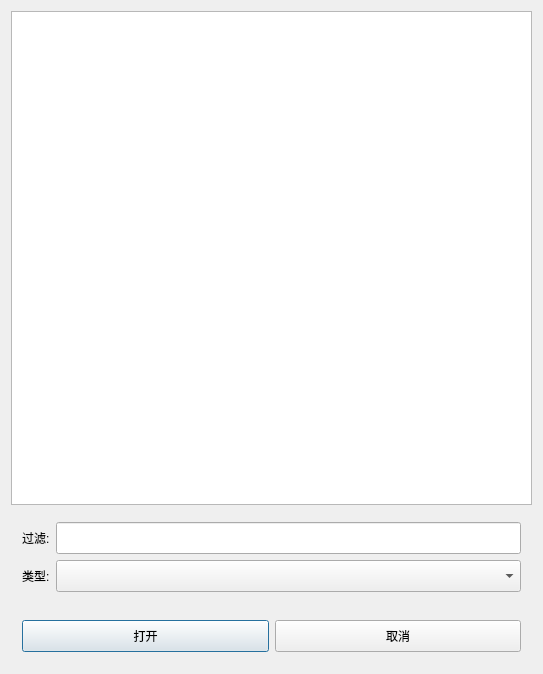
<?xml version="1.0" encoding="UTF-8"?>
<ui version="4.0">
 <class>ProcessAttachDialog</class>
 <widget class="QDialog" name="ProcessAttachDialog">
  <property name="geometry">
   <rect>
    <x>0</x>
    <y>0</y>
    <width>543</width>
    <height>674</height>
   </rect>
  </property>
  <property name="windowTitle">
   <string>进程列表</string>
  </property>
  <layout class="QVBoxLayout" name="verticalLayout">
   <item>
    <widget class="QTableWidget" name="ProcessList">
     <property name="font">
      <font>
       <family>Sarasa UI SC</family>
      </font>
     </property>
     <property name="editTriggers">
      <set>QAbstractItemView::SelectedClicked</set>
     </property>
     <property name="selectionMode">
      <enum>QAbstractItemView::SingleSelection</enum>
     </property>
     <property name="selectionBehavior">
      <enum>QAbstractItemView::SelectRows</enum>
     </property>
     <property name="verticalScrollMode">
      <enum>QAbstractItemView::ScrollPerPixel</enum>
     </property>
     <attribute name="verticalHeaderVisible">
      <bool>false</bool>
     </attribute>
    </widget>
   </item>
   <item>
    <widget class="QFrame" name="FrameCond">
     <layout class="QFormLayout" name="formLayout">
      <item row="0" column="0">
       <widget class="QLabel" name="label">
        <property name="minimumSize">
         <size>
          <width>0</width>
          <height>32</height>
         </size>
        </property>
        <property name="font">
         <font>
          <family>Microsoft YaHei UI</family>
         </font>
        </property>
        <property name="text">
         <string>过滤:</string>
        </property>
       </widget>
      </item>
      <item row="0" column="1">
       <widget class="QLineEdit" name="NameFilter">
        <property name="minimumSize">
         <size>
          <width>0</width>
          <height>32</height>
         </size>
        </property>
        <property name="font">
         <font>
          <family>Microsoft YaHei UI</family>
         </font>
        </property>
       </widget>
      </item>
      <item row="1" column="0">
       <widget class="QLabel" name="label_2">
        <property name="minimumSize">
         <size>
          <width>0</width>
          <height>32</height>
         </size>
        </property>
        <property name="font">
         <font>
          <family>Microsoft YaHei UI</family>
         </font>
        </property>
        <property name="text">
         <string>类型:</string>
        </property>
       </widget>
      </item>
      <item row="1" column="1">
       <widget class="QComboBox" name="TypeCombo">
        <property name="minimumSize">
         <size>
          <width>0</width>
          <height>32</height>
         </size>
        </property>
        <property name="font">
         <font>
          <family>Microsoft YaHei UI</family>
         </font>
        </property>
       </widget>
      </item>
     </layout>
    </widget>
   </item>
   <item>
    <widget class="QFrame" name="FrameBottom">
     <layout class="QHBoxLayout" name="horizontalLayout">
      <item>
       <widget class="QPushButton" name="OpenBtn">
        <property name="minimumSize">
         <size>
          <width>0</width>
          <height>32</height>
         </size>
        </property>
        <property name="font">
         <font>
          <family>Microsoft YaHei UI</family>
         </font>
        </property>
        <property name="text">
         <string>打开</string>
        </property>
       </widget>
      </item>
      <item>
       <widget class="QPushButton" name="CancelBtn">
        <property name="minimumSize">
         <size>
          <width>0</width>
          <height>32</height>
         </size>
        </property>
        <property name="font">
         <font>
          <family>Microsoft YaHei UI</family>
         </font>
        </property>
        <property name="text">
         <string>取消</string>
        </property>
       </widget>
      </item>
     </layout>
    </widget>
   </item>
  </layout>
 </widget>
 <layoutdefault spacing="6" margin="11"/>
 <resources/>
 <connections/>
</ui>
